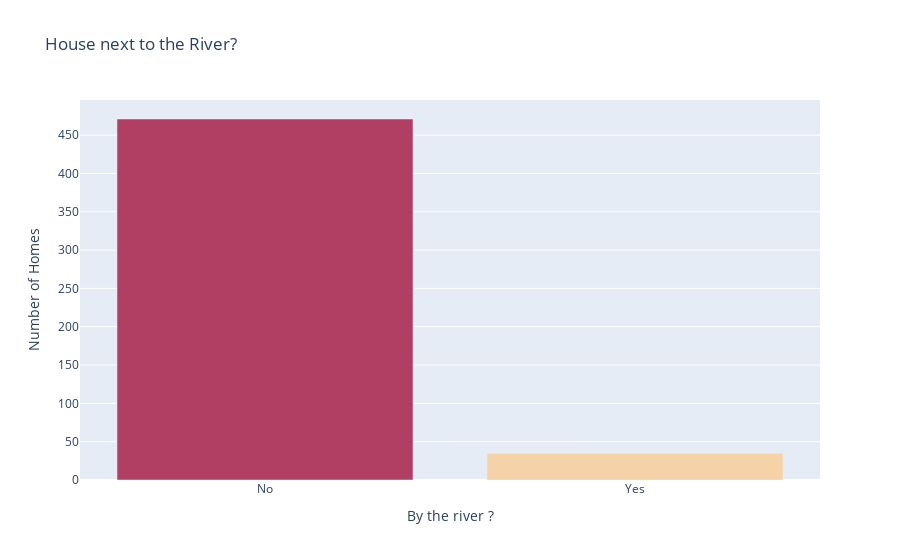

Here is the notebook cell this chart was saved with:
### Markdown cell above
#### Next to the River?

Creating a bar chart with plotly for CHAS to show many more homes are away from the river versus next to it. The bar chart should look something like this:


You can make your life easier by providing a list of values for the x-axis (e.g., `x=['No', 'Yes']`)

### Code cell
by_river_data =  data.CHAS.value_counts()

bar_CHAS = px.bar(
    x = ['No', 'Yes'],
    y = by_river_data.values,
    color = by_river_data.values,
    color_continuous_scale = px.colors.sequential.Redor,
    title="House next to the River?",
)

bar_CHAS.update_layout(
    xaxis_title='By the river ?',
    yaxis_title='Number of Homes',
    coloraxis_showscale=False,
)

bar_CHAS.show()

### Figure 1 — Plotly figure (JSON) as saved in the notebook; plotly's stock layout.template omitted (floating-point values rounded to 4 significant figures)
{"data": [{"alignmentgroup": "True", "hovertemplate": "x=%{x}<br>y=%{y}<br>color=%{marker.color}<extra></extra>", "legendgroup": "", "marker": {"color": [471, 35], "coloraxis": "coloraxis", "pattern": {"shape": ""}}, "name": "", "offsetgroup": "", "orientation": "v", "showlegend": false, "textposition": "auto", "type": "bar", "x": ["No", "Yes"], "xaxis": "x", "y": [471, 35], "yaxis": "y"}], "layout": {"barmode": "relative", "coloraxis": {"colorbar": {"title": {"text": "color"}}, "colorscale": [[0, "rgb(246, 210, 169)"], [0.1667, "rgb(245, 183, 142)"], [0.3333, "rgb(241, 156, 124)"], [0.5, "rgb(234, 129, 113)"], [0.6667, "rgb(221, 104, 108)"], [0.8333, "rgb(202, 82, 104)"], [1, "rgb(177, 63, 100)"]], "showscale": false}, "legend": {"tracegroupgap": 0}, "title": {"text": "House next to the River?"}, "xaxis": {"anchor": "y", "domain": [0, 1], "title": {"text": "By the river ?"}}, "yaxis": {"anchor": "x", "domain": [0, 1], "title": {"text": "Number of Homes"}}}}
